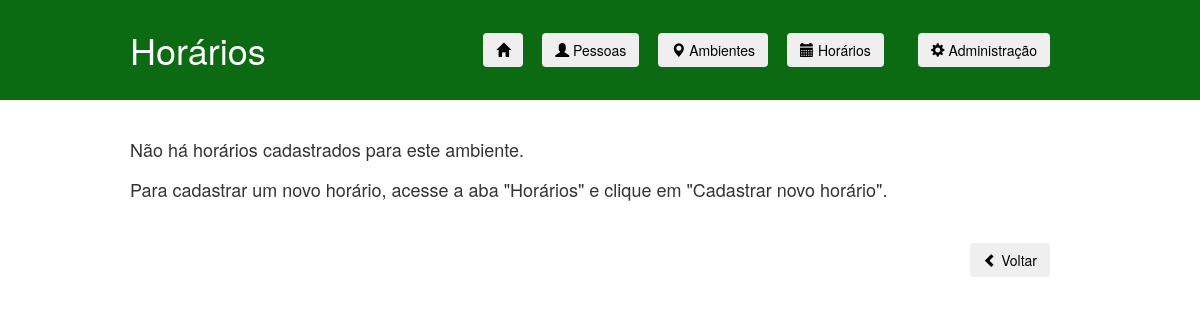
Page /CENG/specific_schedules.html on the earlier database version.
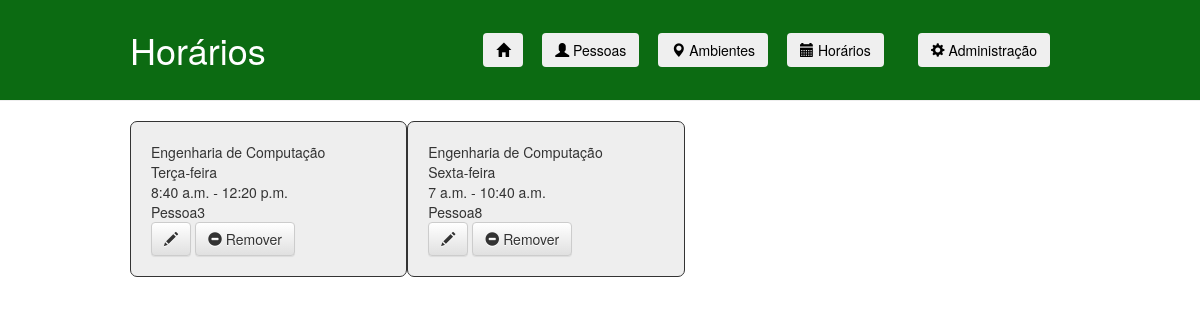
Same page on the later database version.
### ifaccapp/models.py (models this page shows, shortened)
class Schedule(models.Model):
    DOMINGO = 'Domingo'
    SEGUNDA = 'Segunda-feira'
    TERCA = 'Terça-feira'
    QUARTA = 'Quarta-feira'
    QUINTA = 'Quinta-feira'
    SEXTA = 'Sexta-feira'
    SABADO = 'Sábado'
    DAY_CHOICES = (
        (DOMINGO, 'Domingo'),
        (SEGUNDA, 'Segunda-feira'),
        (TERCA, 'Terça-feira'),
        (QUARTA, 'Quarta-feira'),
        (QUINTA, 'Quinta-feira'),
        (SEXTA, 'Sexta-feira'),
        (SABADO, 'Sábado'),
    )
    day = models.TextField(null=True, max_length=50, choices=DAY_CHOICES, verbose_name="Dia")
    entryTime = models.TimeField(null=True, verbose_name="Hora de entrada")
    exitTime = models.TimeField(null=True, verbose_name="Hora de saída")
    person = models.ForeignKey('Person', on_delete=models.CASCADE, verbose_name="Pessoa")
    ambient = models.ForeignKey('Ambient', on_delete=models.CASCADE, verbose_name="Ambiente")

class Ambient(models.Model):
    COORDENACAO = "Coordenação"
    SALA = "Sala"
    LABORATORIO = "Laboratório"
    TYPE_CHOICES = (
        (COORDENACAO, 'Coordenação'),
        (SALA, 'Sala'),
        (LABORATORIO, 'Laboratório'),
    )
    type = models.TextField(null=True, max_length=50, choices=TYPE_CHOICES, verbose_name="Tipo de ambiente")
    name = models.TextField(null=True, max_length=100, verbose_name="Nome")
    ID = models.TextField(primary_key=True, max_length=50)
    IP = models.TextField(null=True, max_length=15, verbose_name="IP")
    mask = models.TextField(null=True, max_length=15, verbose_name="Máscara")
    def __str__(self):
        return self.name

class Person(models.Model):
    name = models.TextField(null=True, max_length=100, verbose_name="Nome")
    registration = models.BigIntegerField(primary_key=True, verbose_name="Matrícula")  # matrícula
    tag = models.IntegerField(null=True)
    def __str__(self):
        return self.name

### ifaccapp/views.py (the view)
# urls.py: path('<str:pk>/specific_schedules.html', views.view_specific_schedules, name='view_specific_schedules'),
def view_specific_schedules(request, pk):
    schedules = Schedule.objects.filter(ambient=pk)
    return render(request, 'ifaccapp/specific_schedules.html', {'schedules': schedules})

### ifaccapp/templates/ifaccapp/specific_schedules.html (shortened to what the changed rows need)
<!DOCTYPE html>
{% load static %}
<html lang="pt-br">
    <head>
        <link rel="stylesheet" href="//maxcdn.bootstrapcdn.com/bootstrap/3.2.0/css/bootstrap.min.css">
        <link rel="stylesheet" href="//maxcdn.bootstrapcdn.com/bootstrap/3.2.0/css/bootstrap-theme.min.css">
        <link rel="stylesheet" href="{% static 'css/ifaccapp.css' %}">
    </head>
    <body>
        <div class="page-header">
            <div class="linha">
                <header>
                    <div class="coluna col3">
                        <h1 class="logo">Horários</h1>
                    </div>
                </header>
            </div>
        </div>
        <div class="content-specific-schedule">
            {% if schedules.count != 0 %}
                <div class="linha">
                    <header>
                        <div class="coluna col12">
                            <div class="schedule-grid-container">
                                {% for schedule in schedules %}
                                    <div>
                                        {{ schedule.ambient }} <br/>
                                        {{ schedule.day }} <br/>
                                        {{ schedule.entryTime }} -
                                        {{ schedule.exitTime }} <br/>
                                        {{ schedule.person}} <br/>
                                        <a class="btn btn-default" href="{% url 'edit_schedule' pk=schedule.pk %}"><span class="glyphicon glyphicon-pencil"></span></a>
                                        <a class="btn btn-default" href="{% url 'remove_schedule' pk=schedule.pk %}"><span class="glyphicon glyphicon-minus-sign"></span> Remover</a>
                                    </div>
                                {% endfor %}
                            </div>
                        </div>
                    </header>
                </div>
            {% else %}
                <div class="linha-top-menu" style="padding: 10px">
                    <h4><br/>Não há horários cadastrados para este ambiente.<br/><br/>
                    Para cadastrar um novo horário, acesse a aba "Horários" e clique em "Cadastrar novo horário".</h4>
                </div>
                <div class="linha-bottom-menu">
                    <header>
                        <ul class="menu bottom-inline sem-marcador">
                            <li>
                                <a href="{% url 'ambients' %}"><button type="button" class="btn"><span class="glyphicon glyphicon-chevron-left"></span> Voltar</button></a>
                            </li>
                        </ul>
                    </header>
                </div>
            {% endif %}
        </div>
    </body>
</html>

Differences in the rows shown:
added Schedule: ambient "Engenharia de Computação", day "Terça-feira", entryTime "8:40 a.m.", exitTime "12:20 p.m.", person "Pessoa3"
added Schedule: ambient "Engenharia de Computação", day "Sexta-feira", entryTime "7 a.m.", exitTime "10:40 a.m.", person "Pessoa8"
Other differences:
text no longer shown: "Não há horários cadastrados para este ambiente. Para cadastrar um novo horário, acesse a aba \"Horários\" e clique em \"Cadastrar novo horário\". Voltar"
